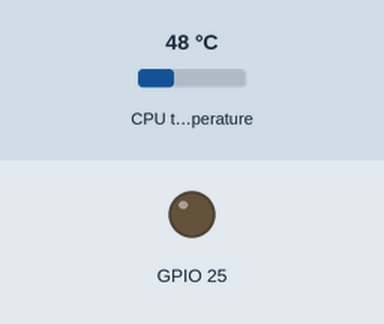
This program was run on a simulated Raspberry Pi (BCM pin numbers). Shown: output pins drawn as LEDs (lit = HIGH). The test bench sets the inputs (shaded band); at power-on: CPU temperature 48 °C. Threads take turns every 2 ms.

Above: at 1.2 s.
1.3 s: CPU temperature set to 64 °C
3.2 s: CPU temperature set to 67 °C
At 5.2 s:
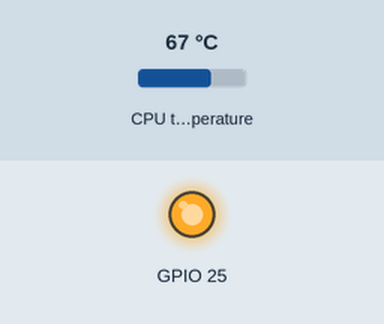
Timing chart, 0 to 6.7 s (numbered marks = the images above; inputs shaded):
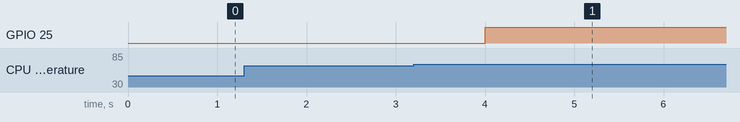

Measured:
- the behaviour switches between 65 and 66 °C on CPU temperature (found by bisection; images 0 and 1)
- after the input at 1.3 s, every drawn part: stays the same
- after the input at 3.2 s, GPIO 25: LOW → HIGH after 0.80 s

The program:

main.py
```python
#!/usr/bin/env python3

import sys
sys.path.append("/storage/.kodi/addons/virtual.rpi-tools/lib")

from fancontrol import FanControl
from fancontrol import SettingsProviderInterface
import signal
import time

fancontrol = None

class TestSettingsProvider(SettingsProviderInterface):

    def get_gpio_pin(self):
        return 25

    def get_temperature_threshold(self):
        return 65000

    def get_min_cooling_duration(self):
        return 300

def exit(*args):
    fancontrol.exit()

def main():
    global fancontrol
    settings_provider = TestSettingsProvider()
    fancontrol = FanControl(settings_provider=settings_provider)
    signal.signal(signal.SIGINT, exit)
    signal.signal(signal.SIGTERM, exit)
    fancontrol.start()
    while not fancontrol.quit:
        time.sleep(1)

if __name__ == "__main__":
    main()
```

fancontrol.py
```python
#!/usr/bin/env python3

import RPi.GPIO as GPIO
import threading
import time

class SettingsProviderInterface:

    def get_gpio_pin(self):
        raise NotImplementedError

    def get_temperature_threshold(self):
        raise NotImplementedError

    def get_min_cooling_duration(self):
        raise NotImplementedError

class FanControl:

    quit = False
    is_fan_on = False

    def __init__(self, settings_provider):
        self.settings_provider = settings_provider
        self.temp_control_thread = threading.Thread(target=self.temp_control)
        GPIO.setmode(GPIO.BCM)
        GPIO.setup(self.settings_provider.get_gpio_pin(), GPIO.OUT)

    def temp_control(self):
        while not self.quit:
            with open("/sys/class/thermal/thermal_zone0/temp") as temp_file:
                temp = int(temp_file.read())
            if temp and temp > self.settings_provider.get_temperature_threshold():
                if not self.is_fan_on:
                    self.fan_on()
                counter = 0
                while not self.quit and counter < self.settings_provider.get_min_cooling_duration():
                    counter += 1
                    time.sleep(1)
            else:
                self.fan_off()
            time.sleep(1)

    def start(self):
        self.temp_control_thread.start()

    def fan_on(self):
        is_fan_on = True
        GPIO.output(self.settings_provider.get_gpio_pin(), GPIO.HIGH)

    def fan_off(self):
        is_fan_on = False
        GPIO.output(self.settings_provider.get_gpio_pin(), GPIO.LOW)

    def exit(self):
        self.quit = True
        if self.temp_control_thread.is_alive():
            self.temp_control_thread.join()
        self.fan_off()
```
